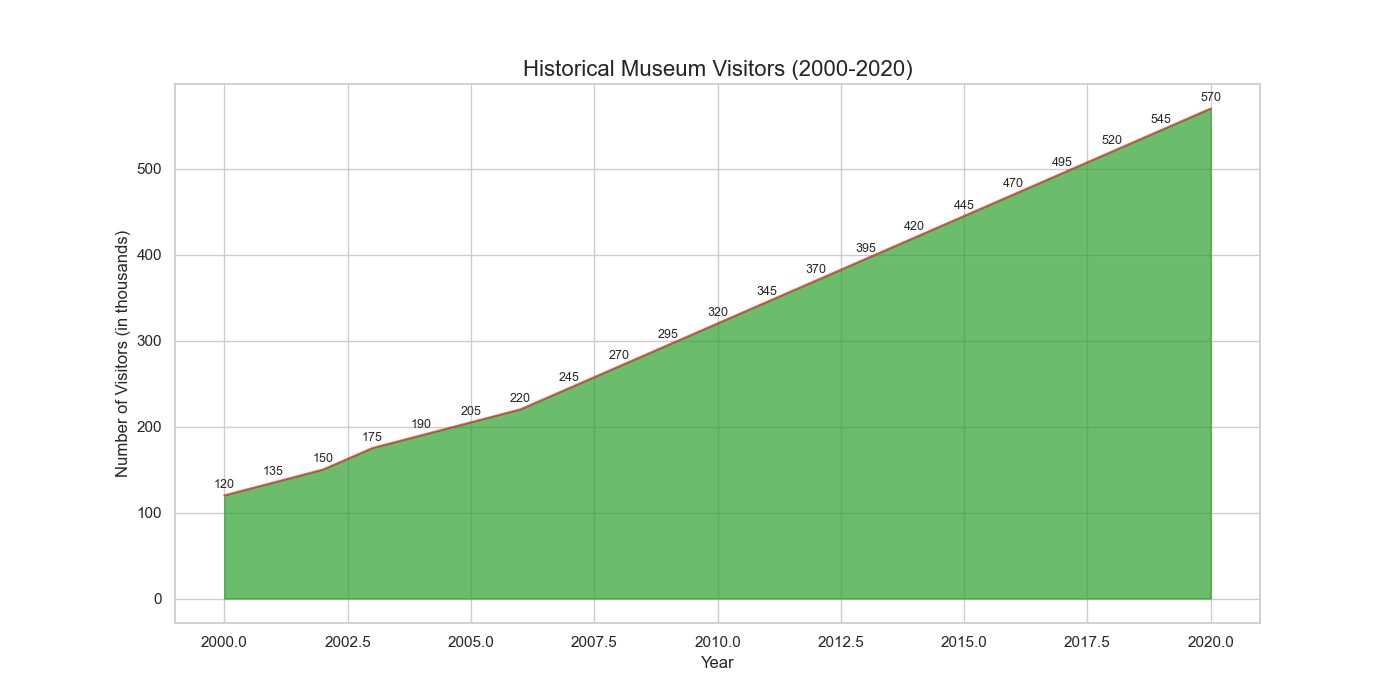

Recreate this plot in Python.

import matplotlib.pyplot as plt
import pandas as pd

data = {
    'Year': [2000, 2001, 2002, 2003, 2004, 2005, 2006, 2007, 2008, 2009, 2010, 
             2011, 2012, 2013, 2014, 2015, 2016, 2017, 2018, 2019, 2020],
    'Visitors': [120, 135, 150, 175, 190, 205, 220, 245, 270, 295, 320, 345, 370, 
                 395, 420, 445, 470, 495, 520, 545, 570]
}

df = pd.DataFrame(data)

plt.figure(figsize=(14, 7))
plt.fill_between(df['Year'], df['Visitors'], color='#2ca02c', alpha=0.7)
plt.plot(df['Year'], df['Visitors'], color='#d62728', alpha=0.7)

plt.title('Historical Museum Visitors (2000-2020)', fontsize=16)
plt.xlabel('Year')
plt.ylabel('Number of Visitors (in thousands)')

for i in range(len(df)):
    plt.text(df['Year'][i], df['Visitors'][i] + 5, str(df['Visitors'][i]), ha='center', va='bottom', fontsize=9)

plt.grid(True)
plt.show()
